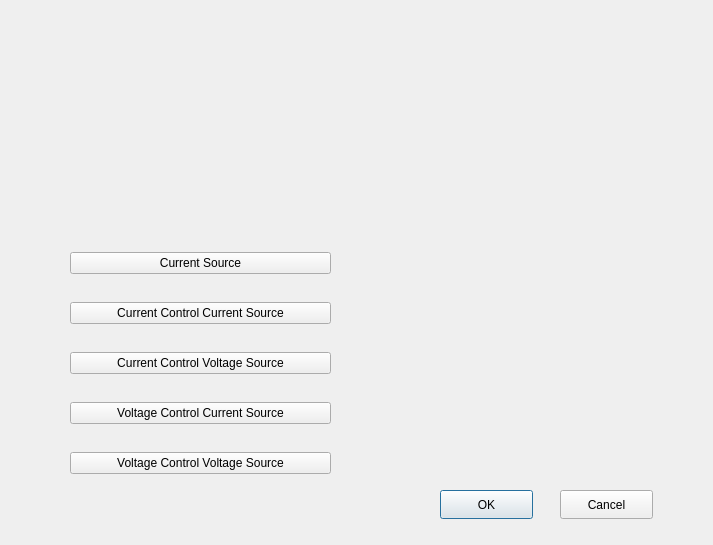
<?xml version="1.0" encoding="UTF-8"?>
<ui version="4.0">
 <class>Othercomponentsdialog</class>
 <widget class="QDialog" name="Othercomponentsdialog">
  <property name="geometry">
   <rect>
    <x>0</x>
    <y>0</y>
    <width>713</width>
    <height>545</height>
   </rect>
  </property>
  <property name="windowTitle">
   <string>Dialog</string>
  </property>
  <widget class="QPushButton" name="OK">
   <property name="geometry">
    <rect>
     <x>440</x>
     <y>490</y>
     <width>93</width>
     <height>29</height>
    </rect>
   </property>
   <property name="text">
    <string>OK</string>
   </property>
  </widget>
  <widget class="QPushButton" name="Cancel">
   <property name="geometry">
    <rect>
     <x>560</x>
     <y>490</y>
     <width>93</width>
     <height>29</height>
    </rect>
   </property>
   <property name="text">
    <string>Cancel</string>
   </property>
  </widget>
  <widget class="QLabel" name="image">
   <property name="geometry">
    <rect>
     <x>90</x>
     <y>50</y>
     <width>151</width>
     <height>131</height>
    </rect>
   </property>
   <property name="text">
    <string/>
   </property>
  </widget>
  <widget class="QWidget" name="verticalLayoutWidget">
   <property name="geometry">
    <rect>
     <x>70</x>
     <y>230</y>
     <width>261</width>
     <height>271</height>
    </rect>
   </property>
   <layout class="QVBoxLayout" name="verticalLayout">
    <item>
     <widget class="QPushButton" name="currentsource">
      <property name="text">
       <string>Current Source</string>
      </property>
     </widget>
    </item>
    <item>
     <widget class="QPushButton" name="currentcontrolcurrentsource">
      <property name="text">
       <string>Current Control Current Source</string>
      </property>
     </widget>
    </item>
    <item>
     <widget class="QPushButton" name="currentcontrolvoltagesource">
      <property name="text">
       <string>Current Control Voltage Source</string>
      </property>
     </widget>
    </item>
    <item>
     <widget class="QPushButton" name="voltagecontrolcurrentsource">
      <property name="text">
       <string>Voltage Control Current Source</string>
      </property>
     </widget>
    </item>
    <item>
     <widget class="QPushButton" name="voltagecontrolvoltagesource">
      <property name="text">
       <string>Voltage Control Voltage Source</string>
      </property>
     </widget>
    </item>
   </layout>
  </widget>
 </widget>
 <resources/>
 <connections/>
</ui>
